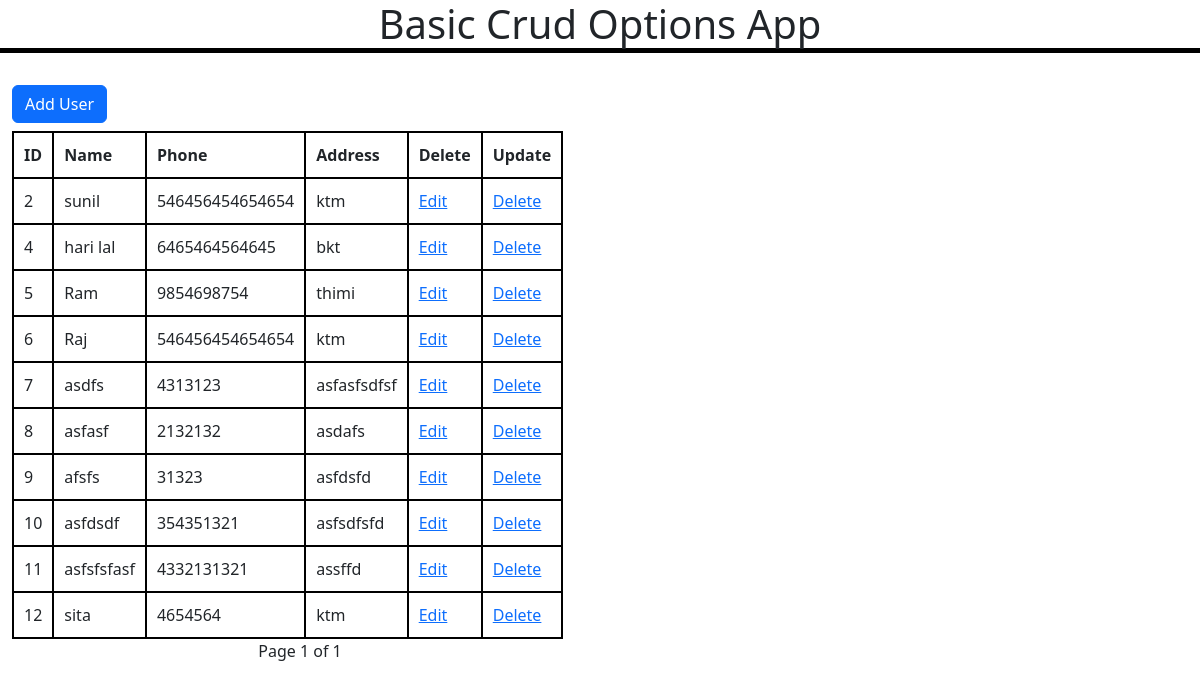
The page / on the database its author committed.
### crud/models.py (models this page shows, shortened)
class User(models.Model):
    name = models.CharField(max_length=100)
    phone = models.CharField(max_length=100)
    address = models.CharField(max_length=255)

### crud/views.py (the view)
# urls.py: path('', user_list, name='user-list'),
def user_list(request):
    users = User.objects.all().order_by('id')
    paginator = Paginator(users, 10)
    page_num = request.GET.get('page')
    page_obj = paginator.get_page(page_num)
    return render(request, 'user_list.html', {'users': page_obj})

### templates/user_list.html (shortened to what this page needs)
{% extends 'base.html' %}
{% block content %}
    <div class="container-fluid mt-4">
        <div class="row">
            <div class="col-md-6">
                <a class="btn btn-primary my-2"
                   href="{% url 'crud:create-user' %}"
                   role="button">Add User</a>
                <table>
                    <thead>
                        <tr>
                            <th>ID</th>
                            <th>Name</th>
                            <th>Phone</th>
                            <th>Address</th>
                            <th>Delete</th>
                            <th>Update</th>
                        </tr>
                    </thead>
                    <tbody>
                        {% for d in users %}
                            <tr>
                                <td>{{ d.id }}</td>
                                <td>{{ d.name }}</td>
                                <td>{{ d.phone }}</td>
                                <td>{{ d.address }}</td>
                                <td>
                                    <a href="{% url 'crud:update-user' d.pk %}">Edit</a>
                                </td>
                                <td>
                                    <a href="{% url 'crud:delete-user' d.pk %}">Delete</a>
                                </td>
                            </tr>
                        {% endfor %}
                    </tbody>
                </table>
                <div class='pagination justify-content-center'>
                    <span class='mx-4'>Page {{ users.number }} of {{ users.paginator.num_pages }}</span>
                </div>
            </div>
        </div>
    {% endblock content %}

### templates/base.html (shortened to what this page needs)
{% load static %}
<!DOCTYPE html>
<html lang="en">
    <head>
        <link rel="stylesheet" href="{% static './css/bootstrap.css' %}">
    </head>
    <body>
        <h1 style="text-align: center; border-bottom: 5px solid black;">Basic Crud Options App</h1>
        {% block content %}
        {% endblock content %}
    </body>
</html>

### templates/base.html (style rules this page uses)
th, tr, td { border: 2px solid black; height: 30px; padding: 10px; }

### rows shown on the page
User: id "2", name "sunil", phone "546456454654654", address "ktm"
User: id "4", name "hari lal", phone "6465464564645", address "bkt"
User: id "5", name "Ram", phone "9854698754", address "thimi"
User: id "6", name "Raj", phone "546456454654654", address "ktm"
User: id "7", name "asdfs", phone "4313123", address "asfasfsdfsf"
User: id "8", name "asfasf", phone "2132132", address "asdafs"
User: id "9", name "afsfs", phone "31323", address "asfdsfd"
User: id "10", name "asfdsdf", phone "354351321", address "asfsdfsfd"
User: id "11", name "asfsfsfasf", phone "4332131321", address "assffd"
User: id "12", name "sita", phone "4654564", address "ktm"

### other values the page prints
{{ users.number }} "1"
{{ users.paginator.num_pages }} "1"
